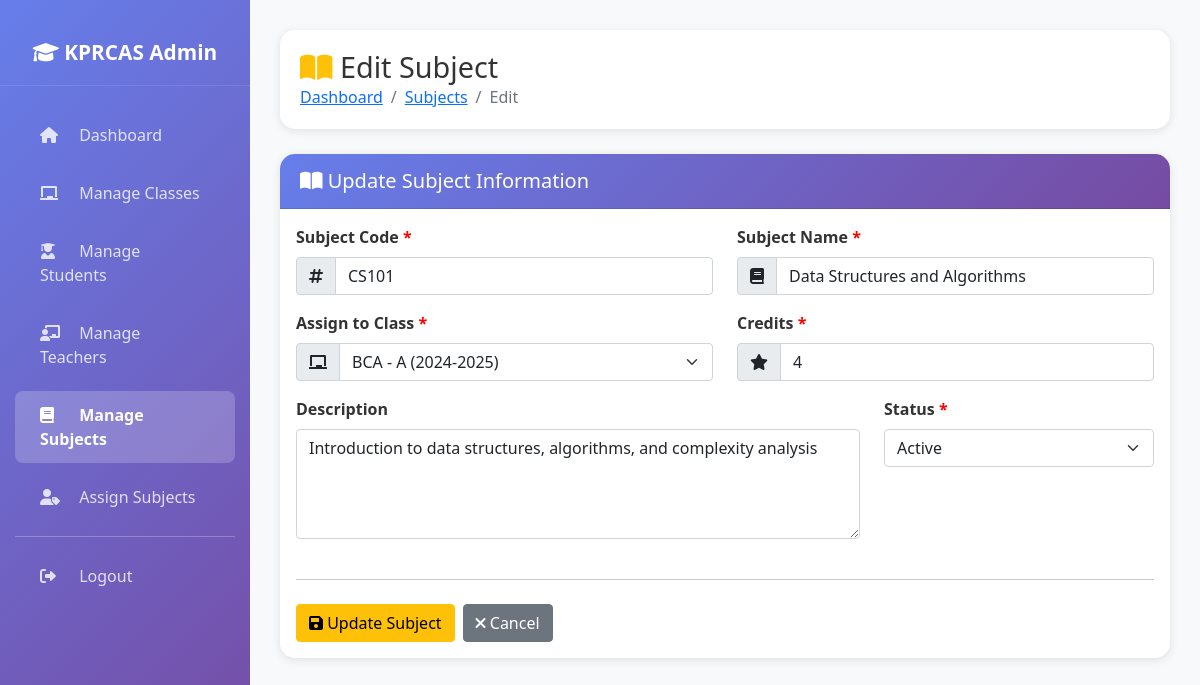
The page /admin/subjects/edit.php?id=1 (signed in) on the database its author committed.
### tables this page shows
CREATE TABLE IF NOT EXISTS subjects (
    id INT AUTO_INCREMENT PRIMARY KEY,
    subject_code VARCHAR(20) NOT NULL UNIQUE,
    subject_name VARCHAR(150) NOT NULL,
    class_id INT NOT NULL,
    description TEXT,
    credits INT DEFAULT 0,
    status ENUM('active', 'inactive') DEFAULT 'active',
    created_at TIMESTAMP DEFAULT CURRENT_TIMESTAMP,
    updated_at TIMESTAMP DEFAULT CURRENT_TIMESTAMP ON UPDATE CURRENT_TIMESTAMP,
    FOREIGN KEY (class_id) REFERENCES classes(id) ON DELETE CASCADE,
    INDEX idx_subject_code (subject_code),
    INDEX idx_class_id (class_id),
    INDEX idx_status (status)
);

CREATE TABLE IF NOT EXISTS classes (
    id INT AUTO_INCREMENT PRIMARY KEY,
    class_name VARCHAR(100) NOT NULL,
    section VARCHAR(10) NOT NULL,
    academic_year VARCHAR(20) NOT NULL,
    student_count INT DEFAULT 0,
    status ENUM('active', 'inactive') DEFAULT 'active',
    created_at TIMESTAMP DEFAULT CURRENT_TIMESTAMP,
    updated_at TIMESTAMP DEFAULT CURRENT_TIMESTAMP ON UPDATE CURRENT_TIMESTAMP,
    UNIQUE KEY unique_class (class_name, section, academic_year),
    INDEX idx_class_name (class_name),
    INDEX idx_academic_year (academic_year),
    INDEX idx_status (status)
);

### admin/subjects/edit.php (the view, shortened to what this page needs)
<?php
require_once '../includes/functions.php';
$id = $_GET['id'] ?? 0;
$stmt = $conn->prepare("SELECT * FROM subjects WHERE id = ?");
$stmt->bind_param("i", $id);
$stmt->execute();
$subject = $stmt->get_result()->fetch_assoc();
$classes_query = "SELECT * FROM classes WHERE status = 'active' ORDER BY class_name, section";
$classes_result = $conn->query($classes_query);
?>
<!DOCTYPE html>
<html lang="en">
<head>
    <link href="https://cdn.jsdelivr.net/npm/bootstrap@5.1.3/dist/css/bootstrap.min.css" rel="stylesheet">
    <link href="https://cdnjs.cloudflare.com/ajax/libs/font-awesome/6.0.0/css/all.min.css" rel="stylesheet">
    <link href="../assets/css/responsive.css" rel="stylesheet">
</head>
<body>
    <div class="sidebar">
        <div class="logo">
            <h4><i class="fas fa-graduation-cap"></i> KPRCAS Admin</h4>
        </div>
        <nav class="nav flex-column">
            <a class="nav-link" href="../index.php">
                <i class="fas fa-home"></i> Dashboard
            </a>
            <a class="nav-link" href="../classes/index.php">
                <i class="fas fa-chalkboard"></i> Manage Classes
            </a>
            <a class="nav-link" href="../students/index.php">
                <i class="fas fa-user-graduate"></i> Manage Students
            </a>
            <a class="nav-link" href="../teachers/index.php">
                <i class="fas fa-chalkboard-teacher"></i> Manage Teachers
            </a>
            <a class="nav-link active" href="index.php">
                <i class="fas fa-book"></i> Manage Subjects
            </a>
            <a class="nav-link" href="../assignments/index.php">
                <i class="fas fa-user-tag"></i> Assign Subjects
            </a>
            <hr style="border-color: rgba(255,255,255,0.1); margin: 10px 15px;">
            <a class="nav-link" href="../../login/logout.php">
                <i class="fas fa-sign-out-alt"></i> Logout
            </a>
        </nav>
    </div>
    <div class="main-content">
        <div class="page-header">
            <h1><i class="fas fa-book-open text-warning"></i> Edit Subject</h1>
            <nav aria-label="breadcrumb">
                <ol class="breadcrumb mb-0">
                    <li class="breadcrumb-item"><a href="../index.php">Dashboard</a></li>
                    <li class="breadcrumb-item"><a href="index.php">Subjects</a></li>
                    <li class="breadcrumb-item active">Edit</li>
                </ol>
            </nav>
        </div>
        <div class="card">
            <div class="card-header">
                <h5 class="mb-0"><i class="fas fa-book-open"></i> Update Subject Information</h5>
            </div>
            <div class="card-body">
                <form method="POST" action="">
                    <div class="row">
                        <div class="col-md-6 mb-3">
                            <label for="subject_code" class="form-label required">Subject Code</label>
                            <div class="input-group">
                                <span class="input-group-text"><i class="fas fa-hashtag"></i></span>
                                <input type="text" class="form-control" id="subject_code" name="subject_code"
                                       required value="<?php echo htmlspecialchars($subject['subject_code']); ?>"
                                       style="text-transform: uppercase;">
                            </div>
                        </div>
                        <div class="col-md-6 mb-3">
                            <label for="subject_name" class="form-label required">Subject Name</label>
                            <div class="input-group">
                                <span class="input-group-text"><i class="fas fa-book"></i></span>
                                <input type="text" class="form-control" id="subject_name" name="subject_name"
                                       required value="<?php echo htmlspecialchars($subject['subject_name']); ?>">
                            </div>
                        </div>
                    </div>
                    <div class="row">
                        <div class="col-md-6 mb-3">
                            <label for="class_id" class="form-label required">Assign to Class</label>
                            <div class="input-group">
                                <span class="input-group-text"><i class="fas fa-chalkboard"></i></span>
                                <select class="form-select" id="class_id" name="class_id" required>
                                    <?php while ($class = $classes_result->fetch_assoc()): ?>
                                        <option value="<?php echo $class['id']; ?>"
                                                <?php echo ($subject['class_id'] == $class['id']) ? 'selected' : ''; ?>>
                                            <?php echo htmlspecialchars($class['class_name'] . ' - ' . $class['section'] . ' (' . $class['academic_year'] . ')'); ?>
                                        </option>
                                    <?php endwhile; ?>
                                </select>
                            </div>
                        </div>
                        <div class="col-md-6 mb-3">
                            <label for="credits" class="form-label required">Credits</label>
                            <div class="input-group">
                                <span class="input-group-text"><i class="fas fa-star"></i></span>
                                <input type="number" class="form-control" id="credits" name="credits"
                                       required min="1" max="10" value="<?php echo htmlspecialchars($subject['credits']); ?>">
                            </div>
                        </div>
                    </div>
                    <div class="row">
                        <div class="col-md-8 mb-3">
                            <label for="description" class="form-label">Description</label>
                            <textarea class="form-control" id="description" name="description" rows="4"><?php echo htmlspecialchars($subject['description'] ?? ''); ?></textarea>
                        </div>
                        <div class="col-md-4 mb-3">
                            <label for="status" class="form-label required">Status</label>
                            <select class="form-select" id="status" name="status" required>
                                <option value="active" <?php echo ($subject['status'] == 'active') ? 'selected' : ''; ?>>Active</option>
                            </select>
                        </div>
                    </div>
                    <hr class="my-4">
                    <div class="d-flex gap-2">
                        <button type="submit" class="btn btn-warning">
                            <i class="fas fa-save"></i> Update Subject
                        </button>
                        <a href="index.php" class="btn btn-secondary">
                            <i class="fas fa-times"></i> Cancel
                        </a>
                    </div>
                </form>
            </div>
        </div>
    </div>
</body>
</html>

### admin/subjects/edit.php (style rules this page uses)
body { background-color: #f8f9fa; font-family: 'Segoe UI', Tahoma, Geneva, Verdana, sans-serif; }
.sidebar { min-height: 100vh; background: linear-gradient(135deg, #667eea 0%, #764ba2 100%); color: white; position: fixed; top: 0; left: 0; width: 250px; padding: 20px 0; z-index: 1000; }
.sidebar .logo { text-align: center; padding: 20px; border-bottom: 1px solid rgba(255,255,255,0.1); margin-bottom: 20px; }
.sidebar .logo h4 { margin: 0; font-size: 1.3rem; font-weight: 600; }
.sidebar .nav-link { color: rgba(255,255,255,0.8); padding: 12px 25px; margin: 5px 15px; border-radius: 8px; transition: all 0.3s ease; }
.sidebar .nav-link.active { background: rgba(255,255,255,0.2); color: white; font-weight: 600; }
.sidebar .nav-link i { width: 25px; margin-right: 10px; }
.main-content { margin-left: 250px; padding: 30px; }
.page-header { background: white; padding: 20px; border-radius: 15px; box-shadow: 0 2px 10px rgba(0,0,0,0.1); margin-bottom: 25px; }
.page-header h1 { margin: 0; font-size: 1.8rem; color: #333; }
.card { border: none; border-radius: 15px; box-shadow: 0 2px 10px rgba(0,0,0,0.1); }
.card-header { background: linear-gradient(135deg, #667eea 0%, #764ba2 100%); color: white; border-radius: 15px 15px 0 0 !important; padding: 15px 20px; }
.form-label { font-weight: 600; color: #333; }
.required::after { content: " *"; color: red; }

### rows shown on the page
subjects: subject_code "CS101", subject_name "Data Structures and Algorithms", class_id "BCA - A (2024-2025)", credits "4", description "Introduction to data structures, algorithms, and complexity analysis", status "Active"
